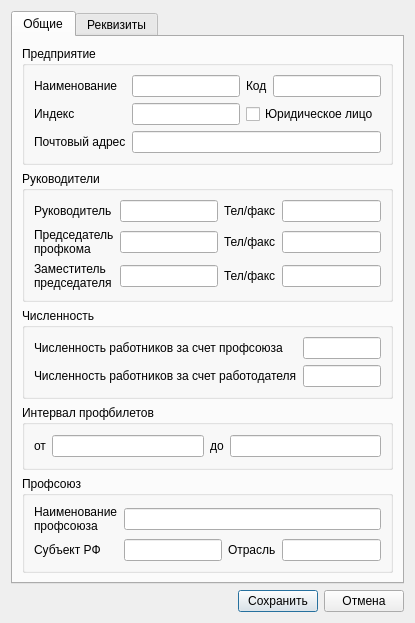
<?xml version="1.0" encoding="UTF-8"?>
<ui version="4.0">
 <class>DialogPPO</class>
 <widget class="QDialog" name="DialogPPO">
  <property name="geometry">
   <rect>
    <x>0</x>
    <y>0</y>
    <width>415</width>
    <height>564</height>
   </rect>
  </property>
  <property name="windowTitle">
   <string>Ввод данных ППО</string>
  </property>
  <property name="windowIcon">
   <iconset>
    <normaloff>:/about/icons/logo.png</normaloff>:/about/icons/logo.png</iconset>
  </property>
  <layout class="QVBoxLayout" name="verticalLayout">
   <item>
    <widget class="QTabWidget" name="tabPPO">
     <property name="currentIndex">
      <number>0</number>
     </property>
     <widget class="QWidget" name="tabMain">
      <attribute name="title">
       <string>Общие</string>
      </attribute>
      <layout class="QVBoxLayout" name="verticalLayout_2">
       <item>
        <widget class="QGroupBox" name="groupBox">
         <property name="title">
          <string>Предприятие</string>
         </property>
         <layout class="QGridLayout" name="gridLayout_3">
          <item row="0" column="0">
           <widget class="QLabel" name="labelName">
            <property name="text">
             <string>Наименование</string>
            </property>
           </widget>
          </item>
          <item row="0" column="1">
           <widget class="QLineEdit" name="lineEditName"/>
          </item>
          <item row="0" column="2">
           <widget class="QLabel" name="labelCode">
            <property name="text">
             <string>Код</string>
            </property>
           </widget>
          </item>
          <item row="0" column="3">
           <widget class="QLineEdit" name="lineEditCode"/>
          </item>
          <item row="1" column="0">
           <widget class="QLabel" name="labelPost">
            <property name="text">
             <string>Индекс</string>
            </property>
           </widget>
          </item>
          <item row="1" column="1">
           <widget class="QLineEdit" name="lineEditPost"/>
          </item>
          <item row="1" column="2" colspan="2">
           <widget class="QCheckBox" name="checkBoxUFace">
            <property name="text">
             <string>Юридическое лицо</string>
            </property>
           </widget>
          </item>
          <item row="2" column="0">
           <widget class="QLabel" name="labelAdress">
            <property name="text">
             <string>Почтовый адрес</string>
            </property>
           </widget>
          </item>
          <item row="2" column="1" colspan="3">
           <widget class="QLineEdit" name="lineEditAdress"/>
          </item>
         </layout>
        </widget>
       </item>
       <item>
        <widget class="QGroupBox" name="groupBox_2">
         <property name="title">
          <string>Руководители</string>
         </property>
         <layout class="QGridLayout" name="gridLayout_4">
          <item row="0" column="0">
           <widget class="QLabel" name="labelRuk">
            <property name="text">
             <string>Руководитель</string>
            </property>
           </widget>
          </item>
          <item row="0" column="1">
           <widget class="QLineEdit" name="lineEditRuk"/>
          </item>
          <item row="0" column="2">
           <widget class="QLabel" name="labelTelRuk">
            <property name="text">
             <string>Тел/факс</string>
            </property>
           </widget>
          </item>
          <item row="0" column="3">
           <widget class="QLineEdit" name="lineEditTelRuk"/>
          </item>
          <item row="1" column="0">
           <widget class="QLabel" name="labelPred">
            <property name="text">
             <string>Председатель 
профкома</string>
            </property>
           </widget>
          </item>
          <item row="1" column="1">
           <widget class="QLineEdit" name="lineEditPred"/>
          </item>
          <item row="1" column="2">
           <widget class="QLabel" name="labelTelPred">
            <property name="text">
             <string>Тел/факс</string>
            </property>
           </widget>
          </item>
          <item row="1" column="3">
           <widget class="QLineEdit" name="lineEditTelPred"/>
          </item>
          <item row="2" column="0">
           <widget class="QLabel" name="labelZam">
            <property name="text">
             <string>Заместитель 
председателя</string>
            </property>
           </widget>
          </item>
          <item row="2" column="1">
           <widget class="QLineEdit" name="lineEditZam"/>
          </item>
          <item row="2" column="2">
           <widget class="QLabel" name="labelTelZam">
            <property name="text">
             <string>Тел/факс</string>
            </property>
           </widget>
          </item>
          <item row="2" column="3">
           <widget class="QLineEdit" name="lineEditTelZam"/>
          </item>
         </layout>
        </widget>
       </item>
       <item>
        <widget class="QGroupBox" name="groupBox_3">
         <property name="title">
          <string>Численность</string>
         </property>
         <layout class="QGridLayout" name="gridLayout_5">
          <item row="0" column="0">
           <widget class="QLabel" name="labelChProf">
            <property name="text">
             <string>Численность работников за счет профсоюза</string>
            </property>
           </widget>
          </item>
          <item row="0" column="1">
           <widget class="QLineEdit" name="lineEditChProf"/>
          </item>
          <item row="1" column="0">
           <widget class="QLabel" name="labelChPred">
            <property name="text">
             <string>Численность работников за счет работодателя</string>
            </property>
           </widget>
          </item>
          <item row="1" column="1">
           <widget class="QLineEdit" name="lineEditChPred"/>
          </item>
         </layout>
        </widget>
       </item>
       <item>
        <widget class="QGroupBox" name="groupBox_4">
         <property name="title">
          <string>Интервал профбилетов</string>
         </property>
         <layout class="QGridLayout" name="gridLayout_6">
          <item row="0" column="0">
           <widget class="QLabel" name="labelBDown">
            <property name="text">
             <string>от</string>
            </property>
            <property name="alignment">
             <set>Qt::AlignCenter</set>
            </property>
           </widget>
          </item>
          <item row="0" column="1">
           <widget class="QLineEdit" name="lineEditBDown"/>
          </item>
          <item row="0" column="2">
           <widget class="QLabel" name="labelBUp">
            <property name="text">
             <string>до</string>
            </property>
            <property name="alignment">
             <set>Qt::AlignCenter</set>
            </property>
           </widget>
          </item>
          <item row="0" column="3">
           <widget class="QLineEdit" name="lineEditBUp"/>
          </item>
         </layout>
        </widget>
       </item>
       <item>
        <widget class="QGroupBox" name="groupBox_5">
         <property name="title">
          <string>Профсоюз</string>
         </property>
         <layout class="QGridLayout" name="gridLayout_7">
          <item row="0" column="0">
           <widget class="QLabel" name="labelProf">
            <property name="text">
             <string>Наименование
профсоюза</string>
            </property>
           </widget>
          </item>
          <item row="0" column="1" colspan="3">
           <widget class="QLineEdit" name="lineEditProf"/>
          </item>
          <item row="1" column="0">
           <widget class="QLabel" name="labelSubject">
            <property name="text">
             <string>Субъект РФ</string>
            </property>
           </widget>
          </item>
          <item row="1" column="1">
           <widget class="QLineEdit" name="lineEditSubject"/>
          </item>
          <item row="1" column="2">
           <widget class="QLabel" name="labelOtrasl">
            <property name="text">
             <string>Отрасль</string>
            </property>
           </widget>
          </item>
          <item row="1" column="3">
           <widget class="QLineEdit" name="lineEditOtrasl"/>
          </item>
         </layout>
        </widget>
       </item>
      </layout>
     </widget>
     <widget class="QWidget" name="tabRecv">
      <attribute name="title">
       <string>Реквизиты</string>
      </attribute>
      <layout class="QVBoxLayout" name="verticalLayout_3">
       <item>
        <widget class="QGroupBox" name="groupBox_6">
         <property name="title">
          <string>Реквизиты</string>
         </property>
         <layout class="QGridLayout" name="gridLayout">
          <item row="0" column="0">
           <widget class="QLabel" name="labelUrAdress">
            <property name="text">
             <string>Юридический адрес</string>
            </property>
           </widget>
          </item>
          <item row="0" column="1">
           <widget class="QLineEdit" name="lineEditUrAdress"/>
          </item>
          <item row="1" column="0">
           <widget class="QLabel" name="labelNameBank">
            <property name="text">
             <string>Наименование банка</string>
            </property>
           </widget>
          </item>
          <item row="1" column="1">
           <widget class="QLineEdit" name="lineEditNameBank"/>
          </item>
          <item row="2" column="0">
           <widget class="QLabel" name="labelAdressBank">
            <property name="text">
             <string>Адрес банка</string>
            </property>
           </widget>
          </item>
          <item row="2" column="1">
           <widget class="QLineEdit" name="lineEditAdressBank"/>
          </item>
          <item row="3" column="0">
           <widget class="QLabel" name="labelINN">
            <property name="text">
             <string>ИНН</string>
            </property>
           </widget>
          </item>
          <item row="3" column="1">
           <widget class="QSpinBox" name="spinBoxINN"/>
          </item>
          <item row="4" column="0">
           <widget class="QLabel" name="labelRasSchet">
            <property name="text">
             <string>Расчетный счет</string>
            </property>
           </widget>
          </item>
          <item row="4" column="1">
           <widget class="QLineEdit" name="lineEditRasSchet"/>
          </item>
          <item row="5" column="0">
           <widget class="QLabel" name="labelKorrSchet">
            <property name="text">
             <string>Корр. счет</string>
            </property>
           </widget>
          </item>
          <item row="5" column="1">
           <widget class="QLineEdit" name="lineEditKorrSchet"/>
          </item>
          <item row="6" column="0">
           <widget class="QLabel" name="labelBIK">
            <property name="text">
             <string>БИК</string>
            </property>
           </widget>
          </item>
          <item row="6" column="1">
           <widget class="QLineEdit" name="lineEditBIK"/>
          </item>
         </layout>
        </widget>
       </item>
       <item>
        <spacer name="verticalSpacer">
         <property name="orientation">
          <enum>Qt::Vertical</enum>
         </property>
         <property name="sizeHint" stdset="0">
          <size>
           <width>20</width>
           <height>40</height>
          </size>
         </property>
        </spacer>
       </item>
       <item>
        <layout class="QGridLayout" name="gridLayout_2"/>
       </item>
      </layout>
     </widget>
    </widget>
   </item>
   <item>
    <layout class="QHBoxLayout" name="horizontalLayout">
     <item>
      <spacer name="horizontalSpacerOK">
       <property name="orientation">
        <enum>Qt::Horizontal</enum>
       </property>
       <property name="sizeHint" stdset="0">
        <size>
         <width>40</width>
         <height>20</height>
        </size>
       </property>
      </spacer>
     </item>
     <item>
      <widget class="QPushButton" name="pushButtonOK">
       <property name="text">
        <string>Сохранить</string>
       </property>
      </widget>
     </item>
     <item>
      <widget class="QPushButton" name="pushButtonCancel">
       <property name="text">
        <string>Отмена</string>
       </property>
      </widget>
     </item>
    </layout>
   </item>
  </layout>
 </widget>
 <tabstops>
  <tabstop>tabPPO</tabstop>
  <tabstop>pushButtonOK</tabstop>
  <tabstop>pushButtonCancel</tabstop>
 </tabstops>
 <resources/>
 <connections/>
</ui>
